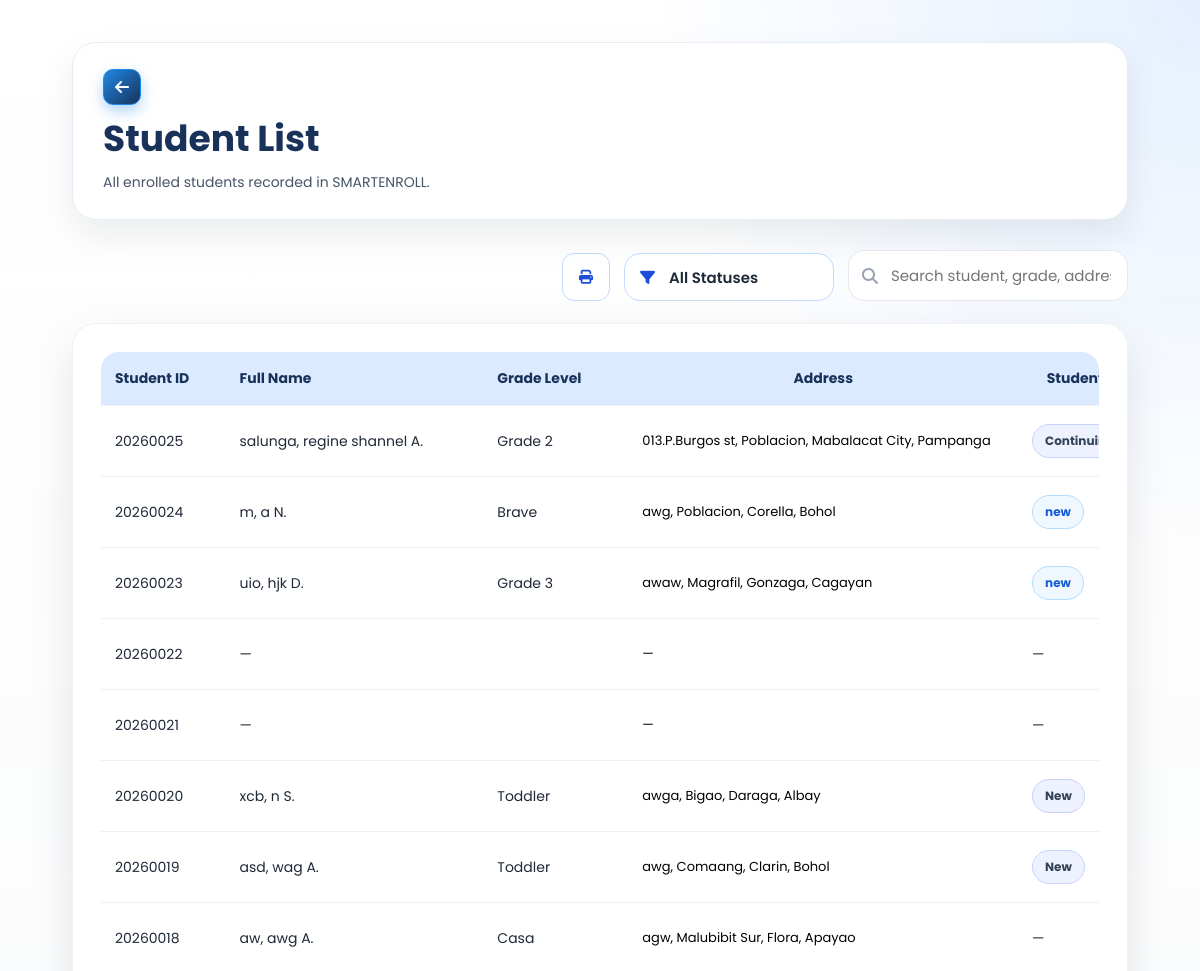
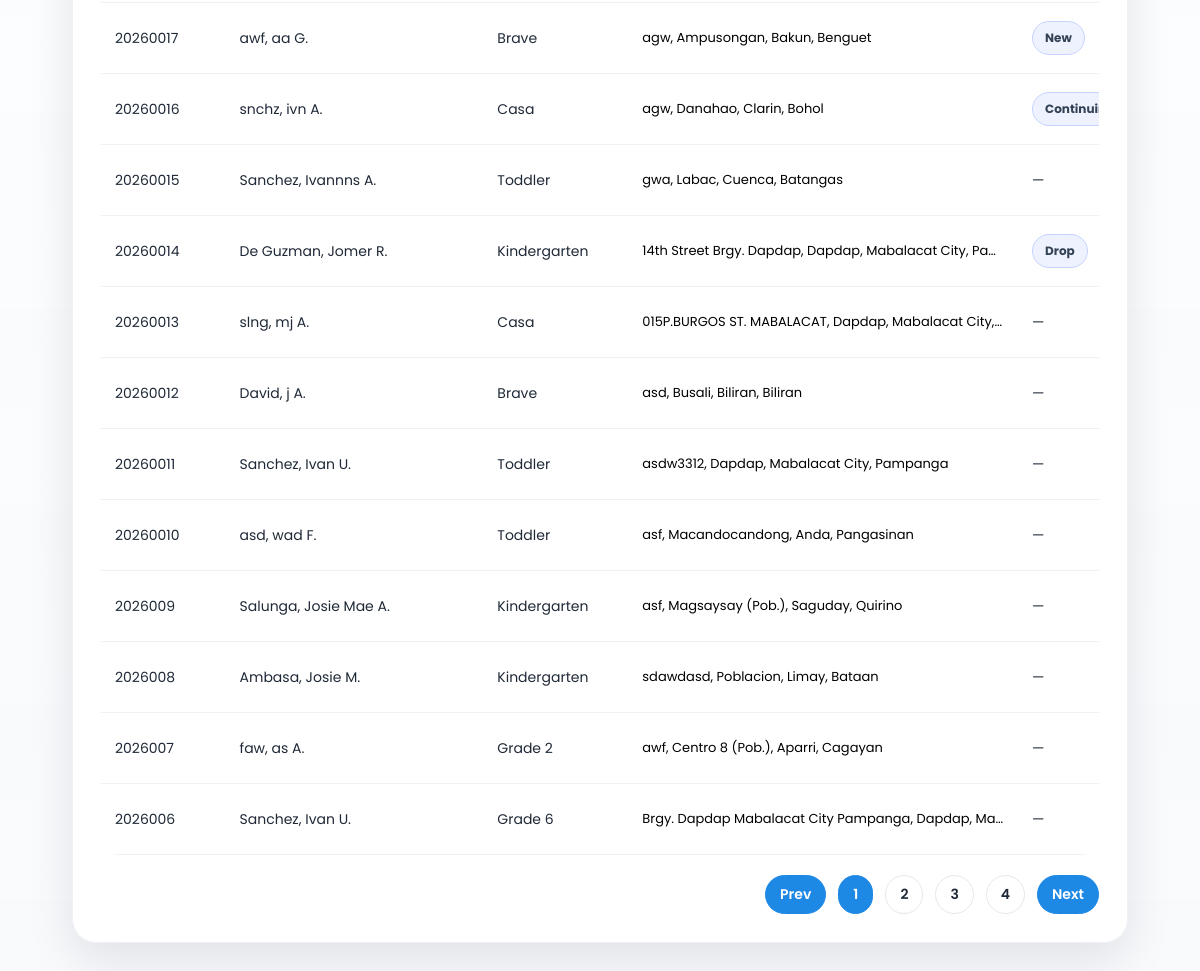
Page /SmartEnroll/student_list.php (signed in) on the earlier database version (2 pictures, top to bottom).
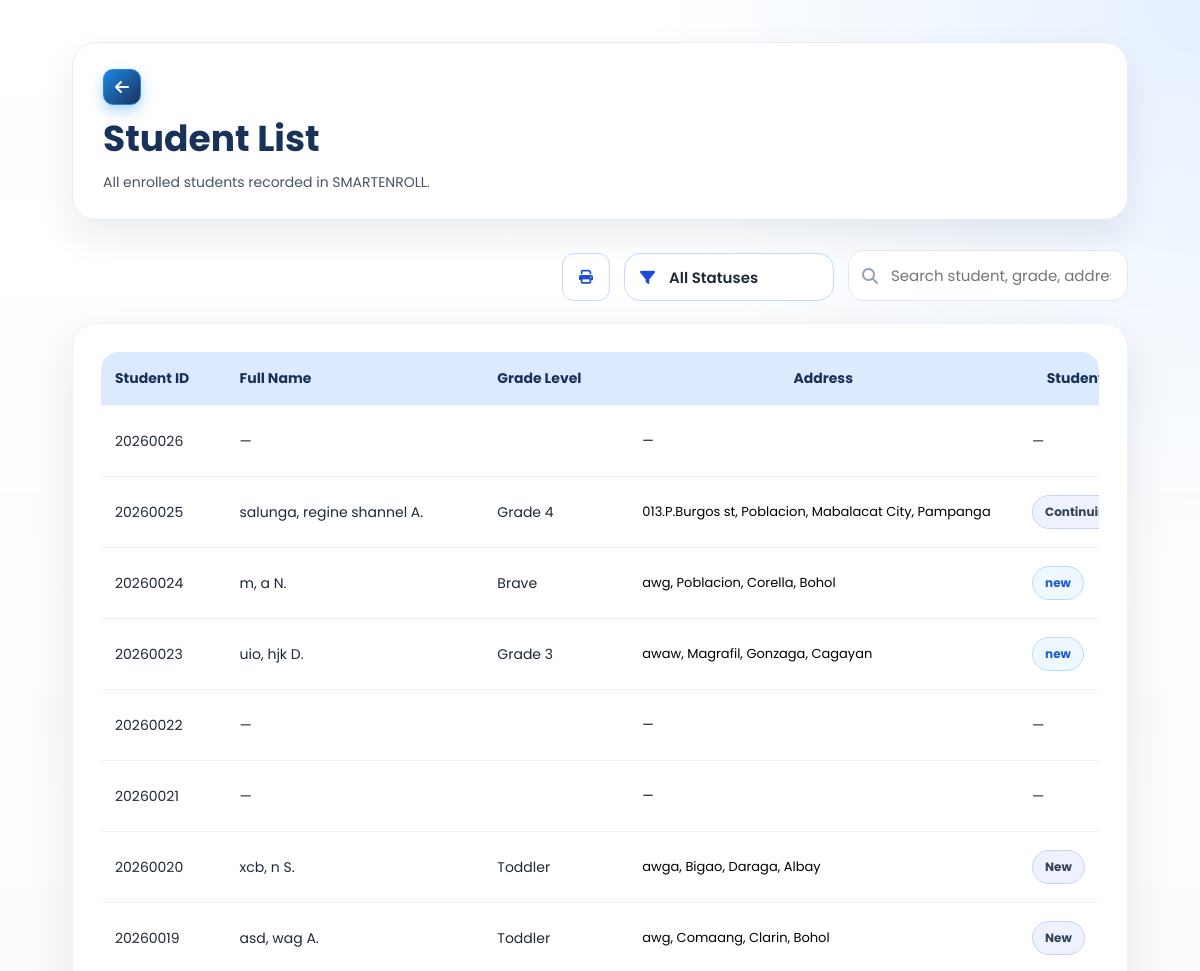
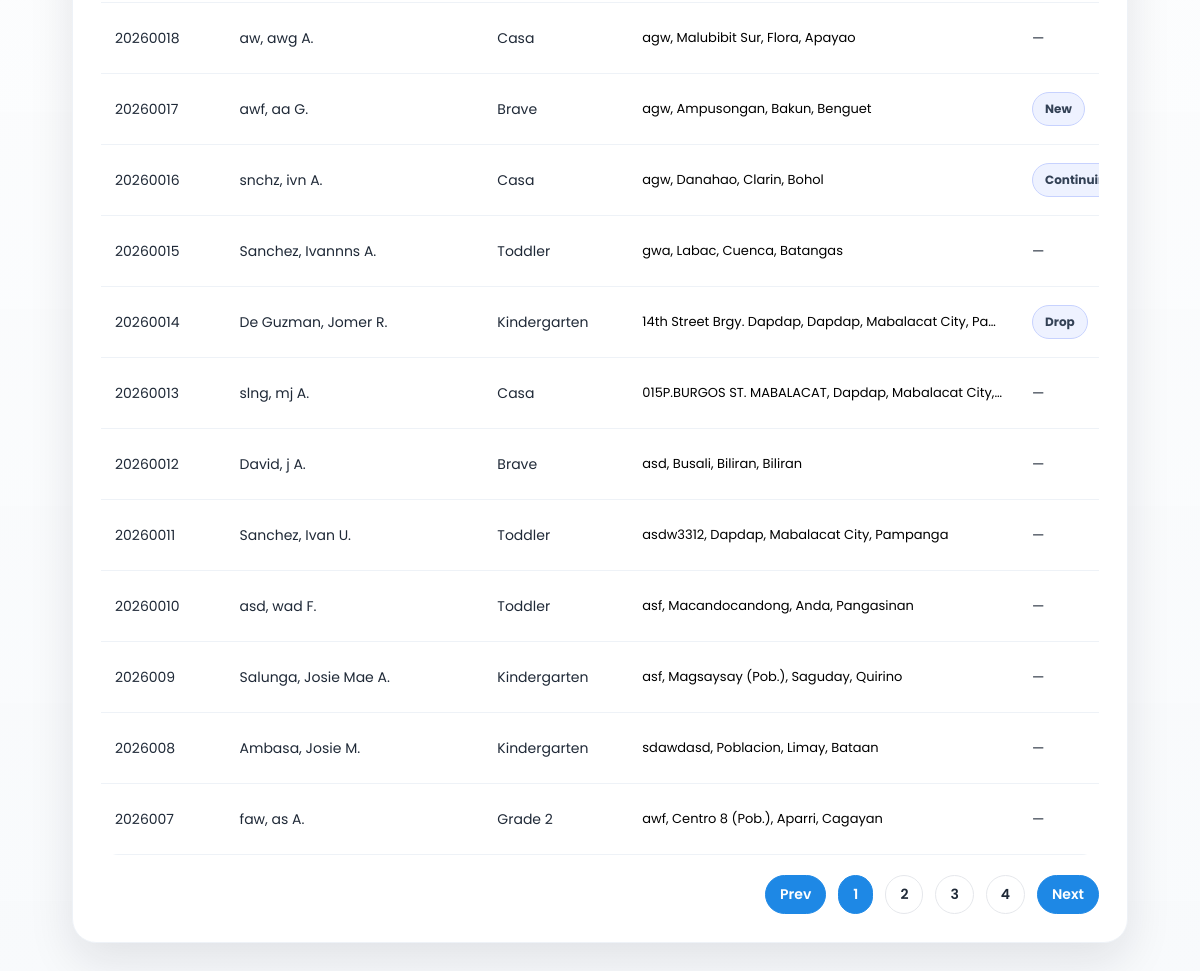
Same page on the later database version (2 pictures, top to bottom).
### tables this page shows
CREATE TABLE `enrollments` (
  `id` int(11) NOT NULL,
  `grade_level` varchar(50) DEFAULT NULL,
  `student_id` varchar(20) DEFAULT NULL,
  `school_year` varchar(20) DEFAULT NULL,
  `student_status` varchar(50) DEFAULT NULL,
  `completion_date` date DEFAULT NULL,
  `learner_lname` varchar(100) DEFAULT NULL,
  `learner_fname` varchar(100) DEFAULT NULL,
  `learner_mname` varchar(100) DEFAULT NULL,
  `learner_ext` varchar(20) DEFAULT NULL,
  `nickname` varchar(100) DEFAULT NULL,
  `sex` varchar(20) DEFAULT NULL,
  `dob` varchar(20) DEFAULT NULL,
  `age` int(11) DEFAULT NULL,
  `mother_tongue` varchar(100) DEFAULT NULL,
  `religion` varchar(100) DEFAULT NULL,
  `email` varchar(150) DEFAULT NULL,
  `province` varchar(100) DEFAULT NULL,
  `municipality` varchar(100) DEFAULT NULL,
  `barangay` varchar(100) DEFAULT NULL,
  `street` varchar(150) DEFAULT NULL,
  `father_lname` varchar(100) DEFAULT NULL,
  `father_fname` varchar(100) DEFAULT NULL,
  `father_mname` varchar(100) DEFAULT NULL,
  `father_occ` varchar(100) DEFAULT NULL,
  `father_contact` varchar(50) DEFAULT NULL,
  `mother_lname` varchar(100) DEFAULT NULL,
  `mother_fname` varchar(100) DEFAULT NULL,
  `mother_mname` varchar(100) DEFAULT NULL,
  `mother_occ` varchar(100) DEFAULT NULL,
  `mother_contact` varchar(50) DEFAULT NULL,
  `mother_maiden` varchar(100) DEFAULT NULL,
  `guardian_type` varchar(50) DEFAULT NULL,
  `guardian_lname` varchar(100) DEFAULT NULL,
  `guardian_fname` varchar(100) DEFAULT NULL,
  `guardian_mname` varchar(100) DEFAULT NULL,
  `guardian_occ` varchar(100) DEFAULT NULL,
  `guardian_contact` varchar(50) DEFAULT NULL,
  `emergency1_name` varchar(150) DEFAULT NULL,
  `emergency1_relationship` varchar(100) DEFAULT NULL,
  `emergency1_contact` varchar(50) DEFAULT NULL,
  `emergency2_name` varchar(150) DEFAULT NULL,
  `emergency2_relationship` varchar(100) DEFAULT NULL,
  `emergency2_contact` varchar(50) DEFAULT NULL,
  `emergency3_name` varchar(150) DEFAULT NULL,
  `emergency3_relationship` varchar(100) DEFAULT NULL,
  `emergency3_contact` varchar(50) DEFAULT NULL,
  `special_needs` text DEFAULT NULL,
  `medication` varchar(10) DEFAULT NULL,
  `medication_details` text DEFAULT NULL,
  `created_at` timestamp NOT NULL DEFAULT current_timestamp()
);

### SmartEnroll/student_list.php (the view, shortened to what the changed rows need)
<?php
$rows = [];
$error = '';
$page = 1;
$perPage = 20;
$totalPages = 1;
$search = trim((string)($_GET['q'] ?? ''));
$studentStatusFilter = trim((string)($_GET['student_status'] ?? 'all'));
$isPrintMode = (string)($_GET['print'] ?? '') === '1';
function build_student_list_url(array $overrides = []): string
{
    global $search, $studentStatusFilter, $page, $isPrintMode;
    $params = [
        'q' => $search,
        'student_status' => $studentStatusFilter,
        'page' => $page,
        'print' => $isPrintMode ? '1' : '',
    ];
    foreach ($overrides as $key => $value) {
        $params[$key] = $value;
    }
    foreach ($params as $key => $value) {
        if ($value === null || $value === '') {
            unset($params[$key]);
            continue;
        }
        if ($key === 'student_status' && $value === 'all') {
            unset($params[$key]);
            continue;
        }
        if ($key === 'page' && (int)$value <= 1) {
            unset($params[$key]);
            continue;
        }
    }
    return 'student_list.php' . ($params !== [] ? '?' . http_build_query($params) : '');
}
try {
    $conn = new mysqli('127.0.0.1', 'root', '', 'smartenroll');
    $conn->set_charset('utf8mb4');
    $page = isset($_GET['page']) ? (int)$_GET['page'] : 1;
    $whereClauses = [];
    $queryTypes = '';
    $queryValues = [];
    $whereSql = $whereClauses !== [] ? 'WHERE ' . implode(' AND ', $whereClauses) : '';
    $filteredCountStmt = $conn->prepare("SELECT COUNT(*) AS total FROM enrollments $whereSql");
    $filteredCountStmt->execute();
    $filteredRows = (int)($filteredCountStmt->get_result()->fetch_assoc()['total'] ?? 0);
    if ($isPrintMode) {
        $page = 1;
        $totalPages = 1;
        $offset = 0;
    } else {
        $totalPages = max(1, (int)ceil($filteredRows / $perPage));
        $offset = ($page - 1) * $perPage;
    }
    $sql = "SELECT id, student_id, learner_lname, learner_fname, learner_mname, grade_level, street, barangay, municipality, province, student_status
            FROM enrollments
            $whereSql
            ORDER BY id DESC";
    if (!$isPrintMode) {
        $sql .= " LIMIT ? OFFSET ?";
        $queryTypes .= 'ii';
        $queryValues[] = $perPage;
        $queryValues[] = $offset;
    }
    $stmt = $conn->prepare($sql);
    if ($queryValues !== []) {
        $stmt->bind_param($queryTypes, ...$queryValues);
    }
    $stmt->execute();
    $result = $stmt->get_result();
    while ($row = $result->fetch_assoc()) {
        $rows[] = $row;
    }
} catch (Throwable $e) {
    $error = $e->getMessage();
}
?>
<!DOCTYPE html>
<html lang="en">
<head>
    <link rel="stylesheet" href="css/style.css">
    <link rel="stylesheet" href="css/student_list.css">
    <link rel="stylesheet" href="https://cdnjs.cloudflare.com/ajax/libs/font-awesome/6.5.0/css/all.min.css">
</head>
<body class="dashboard-page dashboard-white-page<?php echo $isPrintMode ? ' student-list-print-page' : ''; ?>" data-print-mode="<?php echo $isPrintMode ? '1' : '0'; ?>">
<main class="dashboard-main">
    <div class="dashboard-header student-header">
        <div class="student-header-left">
            <div class="student-header-title">
                <h1>Student List</h1>
            </div>
        </div>
    </div>
    <div class="student-list-card">
        <?php if ($error): ?>
            <div class="student-error">
                <strong>Unable to load students.</strong>
                <p><?php echo htmlspecialchars($error); ?></p>
            </div>
        <?php elseif (empty($rows)): ?>
            <div class="student-empty">
                <p>No student records found.</p>
            </div>
        <?php else: ?>
            <div class="student-table-wrap">
                <table class="student-table">
                    <thead>
                        <tr>
                            <th>Student ID</th>
                            <th>Full Name</th>
                            <th>Grade Level</th>
                            <th>Address</th>
                            <th>Student Status</th>
                        </tr>
                    </thead>
                    <tbody>
                        <?php foreach ($rows as $row): ?>
                            <?php
                                $m = trim((string)($row['learner_mname'] ?? ''));
                                $mi = $m !== '' ? strtoupper(mb_substr($m, 0, 1)) . '.' : '';
                                $fullName = trim(
                                    ($row['learner_lname'] ?? '') . ', ' .
                                    ($row['learner_fname'] ?? '') . ' ' . $mi
                                );
                                $fullName = trim(preg_replace('/\s+/', ' ', $fullName), " ,");
                                $addressParts = array_filter([
                                    trim((string)($row['street'] ?? '')),
                                    trim((string)($row['barangay'] ?? '')),
                                    trim((string)($row['municipality'] ?? '')),
                                    trim((string)($row['province'] ?? ''))
                                ], fn($v) => $v !== '');
                                $address = implode(', ', $addressParts);
                                $studentStatus = trim((string)($row['student_status'] ?? ''));
                                $studentStatusClass = strtolower(trim((string)preg_replace('/[^a-z0-9]+/', '-', $studentStatus), '-'));
                            ?>
                            <tr>
                                <td><?php echo htmlspecialchars($row['student_id'] ?? ''); ?></td>
                                <td><?php echo htmlspecialchars($fullName !== '' ? $fullName : '—'); ?></td>
                                <td><?php echo htmlspecialchars($row['grade_level'] ?? ''); ?></td>
                                <td class="address-cell" title="<?php echo htmlspecialchars($address); ?>">
                                    <?php echo htmlspecialchars($address !== '' ? $address : '—'); ?>
                                </td>
                                <td class="student-status-cell">
                                    <?php if ($studentStatus !== ''): ?>
                                        <span class="student-status-pill <?php echo htmlspecialchars($studentStatusClass); ?>">
                                            <?php echo htmlspecialchars($studentStatus); ?>
                                        </span>
                                    <?php else: ?>
                                        —
                                    <?php endif; ?>
                                </td>
                            </tr>
                        <?php endforeach; ?>
                    </tbody>
                </table>
            </div>
            <?php if (!$isPrintMode && $totalPages > 1): ?>
                <div class="pagination">
                    <a class="page-btn nav" href="<?php echo htmlspecialchars(build_student_list_url(['page' => max(1, $page - 1), 'print' => null])); ?>">Prev</a>
                    <?php
                        $start = max(1, $page - 2);
                        $end = min($totalPages, $page + 2);
                        for ($p = $start; $p <= $end; $p++) {
                            $active = $p === $page ? ' active' : '';
                            echo '<a class="page-btn' . $active . '" href="' . htmlspecialchars(build_student_list_url(['page' => $p, 'print' => null])) . '">' . $p . '</a>';
                        }
                        if ($end < $totalPages) {
                            echo '<a class="page-btn" href="' . htmlspecialchars(build_student_list_url(['page' => $totalPages, 'print' => null])) . '">' . $totalPages . '</a>';
                        }
                    ?>
                    <a class="page-btn nav" href="<?php echo htmlspecialchars(build_student_list_url(['page' => min($totalPages, $page + 1), 'print' => null])); ?>">Next</a>
                </div>
            <?php endif; ?>
        <?php endif; ?>
    </div>
</main>
</body>
</html>

Differences in the rows shown:
no longer on this page (row unchanged): enrollments: student "2026006", learner_lname+learner_fname+learner_mname "Sanchez, Ivan U.", grade_level "Grade 6", address "Brgy. Dapdap Mabalacat City Pampanga, Dapdap, Ma…"
added enrollments: student "20260026", learner_lname+learner_fname+learner_mname "—", address "—"
changed enrollments "salunga, regine shannel A.": grade_level "Grade 2" → "Grade 4"
